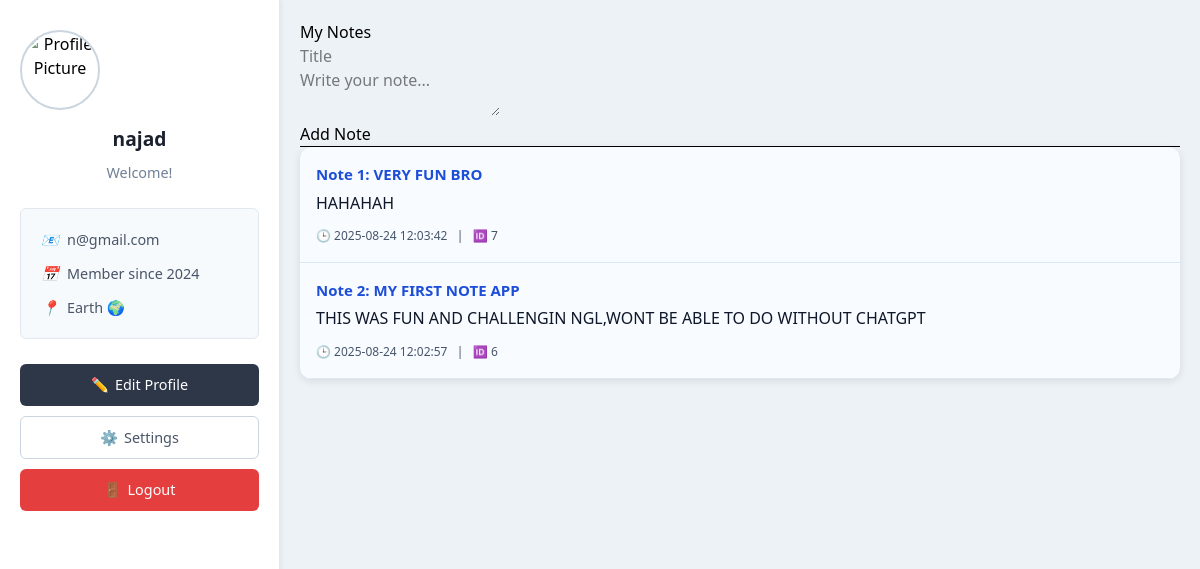
Screenshot of /profile (signed in) with the database file from the repository.
### tables this page shows
CREATE TABLE NOTES(
            id INTEGER PRIMARY KEY AUTOINCREMENT,
            user_id INTEGET NOT NULL,
            title TEXT NOT NULL,
            content TEXT NOT NULL,
            created_at TIMESTAMP DEFAULT CURRENT_TIMESTAMP,
            FOREIGN KEY(user_id) REFERENCES users(id)
                       );

### app.py (the view)
@app.route("/profile")
def profile():
    if "username" not in session:
        return redirect(url_for("login"))
    userid = session["user_id"]
    with sqlite3.connect(DB_PATH) as conn:
        cursor = conn.cursor()
        cursor.execute(
            "SELECT id, title, content, created_at FROM NOTES WHERE user_id = ? ORDER BY created_at DESC",
            (userid,)
        )
        notes = cursor.fetchall()
    return render_template(
        "profile.html",
        username=session["username"],
        email=session.get("email"),
        profilepic=url_for("uploaded_file", filename=session.get("profilepic")),
        notes=notes
    )

### templates/profile.html (shortened to what this page needs)
<!DOCTYPE html>
<html lang="en">
<head>
      <script src="https://cdn.jsdelivr.net/npm/@tailwindcss/browser@4"></script>
</head>
<body>
  <div class="sidebar">
    <div class="profile-card">
      <img src="{{ profilepic }}" alt="Profile Picture" class="profile-pic">
      <h1>{{ username }}</h1>
      <div class="subtitle">Welcome!</div>
      <div class="info-section">
        <div class="info-item">
          <i>📧</i>
          <span>{{ email }}</span>
        </div>
        <div class="info-item">
          <i>📅</i>
          <span>Member since 2024</span>
        </div>
        <div class="info-item">
          <i>📍</i>
          <span>Earth 🌍</span>
        </div>
      </div>
      <div class="buttons">
        <a href="#" class="btn btn-primary">
          ✏️<span> Edit Profile</span>
        </a>
        <a href="#" class="btn btn-secondary">
          ⚙️<span> Settings</span>
        </a>
        <a href="{{ url_for('logout') }}" class="btn btn-danger">
          🚪<span> Logout</span>
        </a>
      </div>
    </div>
  </div>
<div class="main-content">
<div class="notes-section">
  <h2>My Notes</h2>
  <form action="{{ url_for('addnotes') }}" method="POST">
    <input type="text" name="title" placeholder="Title" required><br>
    <textarea name="content" placeholder="Write your note..." required></textarea><br>
    <button type="submit">Add Note</button>
  </form>
  {% if notes %}
    <ul style="list-style-type: none; padding: 0; margin: 0; background: #f8fbff; border-radius: 12px; box-shadow: 0 2px 8px rgba(0,0,0,0.1); overflow: hidden;">
  {% for note in notes %}
    <li style="padding: 16px; border-bottom: 1px solid #dce7f5;">
      <strong style="color: #1d4ed8; font-size: 15px; display: block; margin-bottom: 6px;">
        Note {{ loop.index }}: {{ note[1] }}
      </strong>
      <p style="color: #0f172a; margin: 0 0 8px 0; line-height: 1.4;">
        {{ note[2] }}
      </p>
      <small style="color: #475569; font-size: 12px;">
        🕒 {{ note[3] }} &nbsp; | &nbsp; 🆔 {{ note[0] }}
      </small>
    </li>
  {% endfor %}
</ul>
  {% else %}
    <p>No notes yet.</p>
  {% endif %}
</div>
</div>
</body>
</html>

### templates/profile.html (style rules this page uses)
* { margin: 0; padding: 0; box-sizing: border-box; }
body { font-family: system-ui, -apple-system, sans-serif; background-color: #f8fafc; min-height: 100vh; display: flex; }
.sidebar { width: 280px; position: fixed; height: 100vh; left: 0; background: white; border-right: 1px solid #e2e8f0; box-shadow: 2px 0 4px rgba(0, 0, 0, 0.05); overflow-y: auto; }
.profile-card { background: white; padding: 30px 20px; width: 100%; text-align: center; }
.profile-pic { width: 80px; height: 80px; border-radius: 50%; object-fit: cover; margin-bottom: 15px; border: 2px solid #cbd5e0; }
h1 { font-size: 1.2rem; color: #1a202c; margin-bottom: 8px; font-weight: 600; }
.subtitle { color: #718096; margin-bottom: 25px; font-size: 0.9rem; }
.info-section { background-color: #f7fafc; border-radius: 6px; padding: 20px; margin-bottom: 25px; text-align: left; border: 1px solid #e2e8f0; }
.info-item { display: flex; align-items: center; margin-bottom: 12px; font-size: 0.9rem; color: #4a5568; }
.info-item:last-child { margin-bottom: 0; }
.info-item i { margin-right: 10px; width: 16px; color: #4a5568; }
.info-item span { display: block; }
.buttons { display: flex; flex-direction: column; gap: 10px; }
.btn { padding: 10px 20px; border: none; border-radius: 6px; font-size: 0.9rem; font-weight: 500; text-decoration: none; cursor: pointer; transition: all 0.2s; display: inline-flex; align-items: center; justify-content: center; gap: 6px; }
.btn span { display: inline; }
.btn-primary { background-color: #2d3748; color: white; }
.btn-secondary { background-color: white; color: #4a5568; border: 1px solid #cbd5e0; }
.btn-danger { background-color: #e53e3e; color: white; }
.main-content { flex: 1; margin-left: 280px; padding: 20px; background-color: #edf2f7; }

### rows the page displays
NOTES: title "VERY FUN BRO", content "HAHAHAH", created_at "2025-08-24 12:03:42", id "7"
NOTES: title "MY FIRST NOTE APP", content "THIS WAS FUN AND CHALLENGIN NGL,WONT BE ABLE TO DO WITHOUT CHATGPT", created_at "2025-08-24 12:02:57", id "6"

### other values shown
{{ username }} "najad"
{{ email }} "n@gmail.com"
